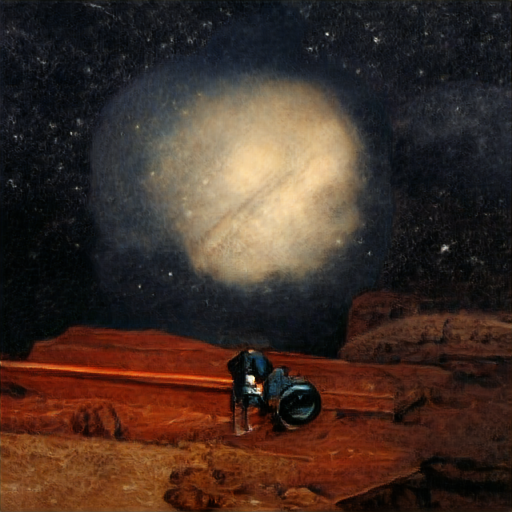
#> input picture pic.png, 512 x 512 px
$ python main.py
#> lines starting #> are read from the running program, lines starting #| are printed output that depends on the picture
import math
import time
import sys
import mimetypes

import numpy as np
import cv2


class Converter:
    CHARACTERS = (" ", ".", "-", "+", "*", "&", "#", "@")
    MIN_ASPECT_CHARS = 50
    FONT = cv2.FONT_HERSHEY_PLAIN
    COLOR_RGB = (0, 255, 0)

    def __init__(self, filename) -> None:
#> called with filename = 'pic.png'
        type = self.getMediaType(filename)
        if not type:
            print("Error: Not a valid filetype")
            return
        self.isVid = True if type == "video" else False

        if self.isVid:
            self.file = cv2.VideoCapture(filename)
            self.fps = self.file.get(cv2.CAP_PROP_FPS)
            self.ms_per_frame = 1 / self.fps
            frame = self.file.read()[1]
        else:
            self.file = cv2.imread(filename)
#> self.file is the input picture: shape (512, 512, 3); mean B, G, R 38.5, 47.2, 65.7
            frame = self.file

        self.og_h = frame.shape[0]
#> self.og_h = 512
        self.og_w = frame.shape[1]
#> self.og_w = 512
        self.aspect = self.MIN_ASPECT_CHARS / min(frame.shape[:2])
#> self.aspect = 0.0977
        self.h = round(frame.shape[0] * self.aspect)
#> self.h = 50
        self.w = round(frame.shape[1] * self.aspect)
#> self.w = 50
        self.ascii_frame = self.imgToAscii(frame)

        if self.isVid:
            self.ascii_frames = self.asciiVidGenerator()

    def getMediaType(self, filename):
        mimestart = mimetypes.guess_type(filename)[0]
        if mimestart != None:
            type = mimestart.split("/")[0]
            if type in ["video", "image"]:
                return type
        return False

    def getCharacter(self, pixel):
        intensity = pixel / 256
        return self.CHARACTERS[math.floor(intensity * len(self.CHARACTERS))]

    def imgToAscii(self, img):
        img = cv2.resize(img, (0, 0), fx=self.aspect, fy=self.aspect)
        img = cv2.cvtColor(img, cv2.COLOR_BGR2GRAY)
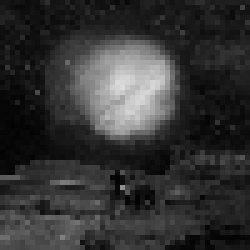
#> img: shape (50, 50) (shown 5 times larger); min 1, max 220, mean 51.6
        cols = []
        for y in range(self.h):
            row = ""
            for x in range(self.w):
                row += self.getCharacter(img[y, x]) * 2
            cols.append(row)
#> this loop made 50 passes
#> call 2 of __init__, with filename = 'vid.mp4'
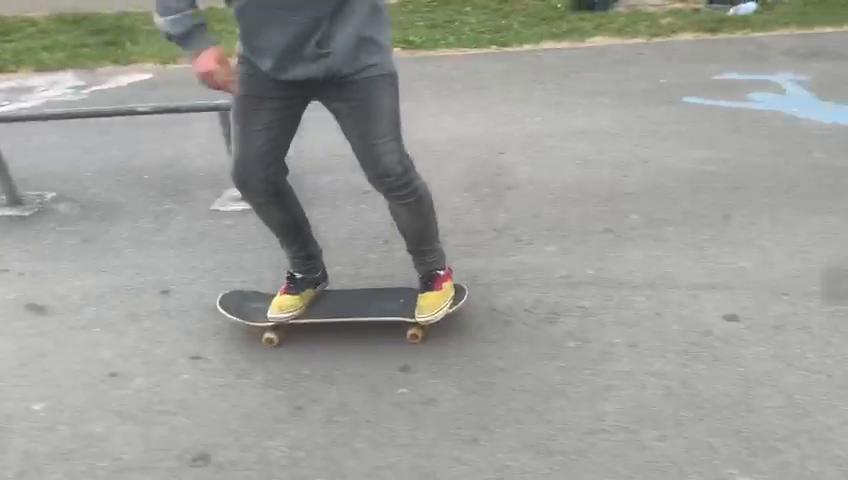
#> input picture frame 13 of vid.mp4, 848 x 480 px
#> in __init__, frame is the input picture: shape (480, 848, 3); mean B, G, R 153.2, 157.8, 157
        return cols

    def asciiVidGenerator(self):
        while self.file.isOpened():
            ret, frame = self.file.read()
            if ret == True:
                yield self.imgToAscii(frame)
            else:
                break

    def saveAscii(self):
        self.x_increment = round(self.og_w / len(self.ascii_frame[0]))
        self.y_increment = round(self.og_h / len(self.ascii_frame))
        self.n_width = self.x_increment * len(self.ascii_frame[0])
        self.n_height = self.y_increment * len(self.ascii_frame)

        for scale in range(0, 60, 1):
            char_width = cv2.getTextSize(
                text=self.CHARACTERS[-1],
                fontFace=self.FONT,
                fontScale=scale / 20,
                thickness=1,
            )[0][0]
            if char_width >= self.x_increment:
                self.font_scale = scale / 20
                break

        if self.isVid:
            out = cv2.VideoWriter(
                "ascii_vid.avi",
                cv2.VideoWriter_fourcc("M", "J", "P", "G"),
                self.fps,
                (self.n_width, self.n_height),
            )
            for frame in self.ascii_frames:
                img = self.asciiToImg(frame)
                out.write(img)
            out.release()
        else:
            img = self.asciiToImg(self.ascii_frame)
            cv2.imwrite("ascii_pic.png", img)

    def asciiToImg(self, ascii):
        img = np.zeros((self.n_height, self.n_width, 3), np.uint8)
        for i, row in enumerate(ascii):
            y = (i + 1) * self.y_increment
            for j, char in enumerate(row):
                x = j * self.x_increment
                cv2.putText(
                    img=img,
                    text=char,
                    org=(x, y),
                    fontFace=self.FONT,
                    fontScale=self.font_scale,
                    color=self.COLOR_RGB,
                    thickness=1,
                )
#> this loop made 50 passes
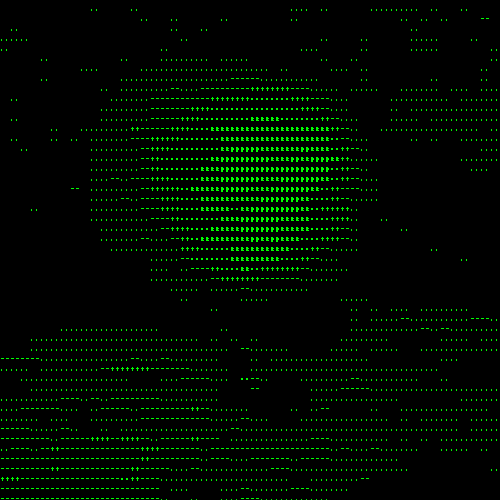
#> img: shape (500, 500, 3); mean of channels 0, 1, 2 0, 10.1, 0; drawn as B, G, R
        return img

    def displayInTerminal(self):
        if self.isVid:
            gotime = time.time()
            for ascii_frame in self.ascii_frames:
                while True:
                    if time.time() >= gotime:
                        gotime += self.ms_per_frame
                        for row in ascii_frame:
                            print(row)
                        for _ in range(len(ascii_frame)):
                            sys.stdout.write("\x1b[1A")
                            sys.stdout.write("\x1b[2K")
                        break
        else:
            for row in self.ascii_frame:
                print(row)
            input()
            for _ in range(len(self.ascii_frame) + 1):
                sys.stdout.write("\x1b[1A")
                sys.stdout.write("\x1b[2K")


if __name__ == "__main__":
    pic = Converter("pic.png")
    vid = Converter("vid.mp4")
    pic.saveAscii()
    vid.saveAscii()
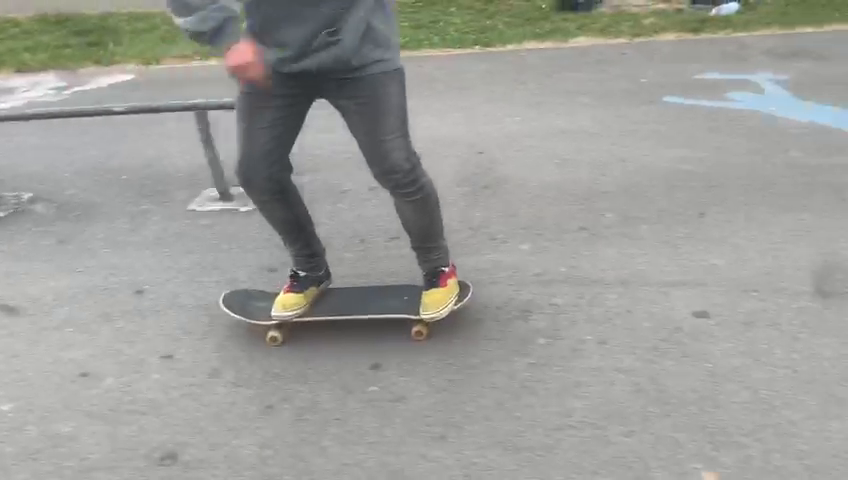
#> input picture frame 14 of vid.mp4, 848 x 480 px
#> the loop in saveAscii, `for frame in self.ascii_frames:` made 29 passes
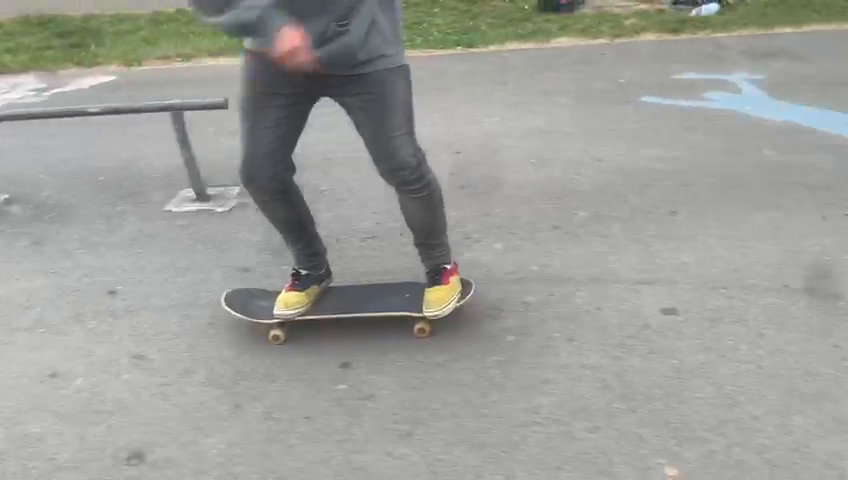
#> input picture frame 15 of vid.mp4, 848 x 480 px
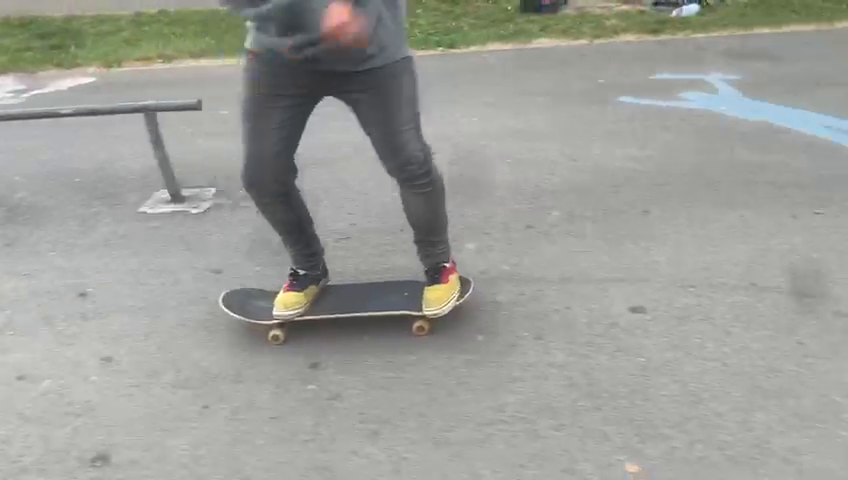
#> input picture frame 16 of vid.mp4, 848 x 480 px
#> after the loop in saveAscii, `for frame in self.ascii_frames:`:
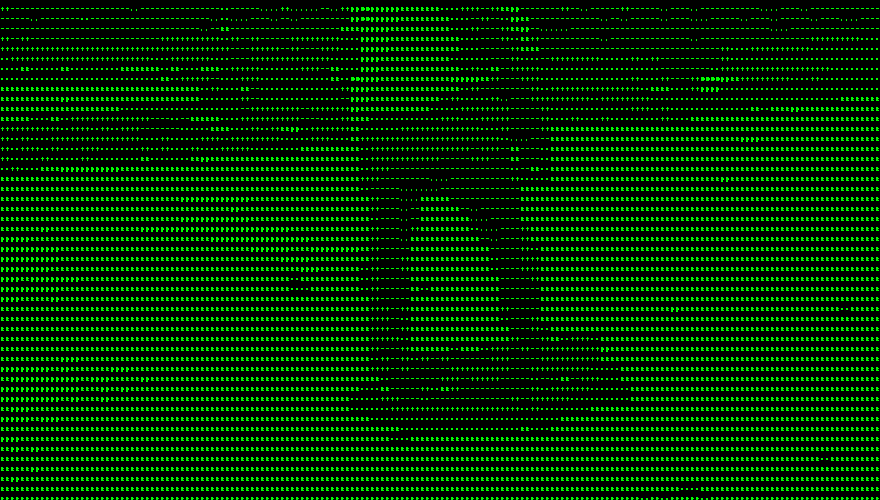
#> img: shape (500, 880, 3); mean of channels 0, 1, 2 0, 41.6, 0; drawn as B, G, R
